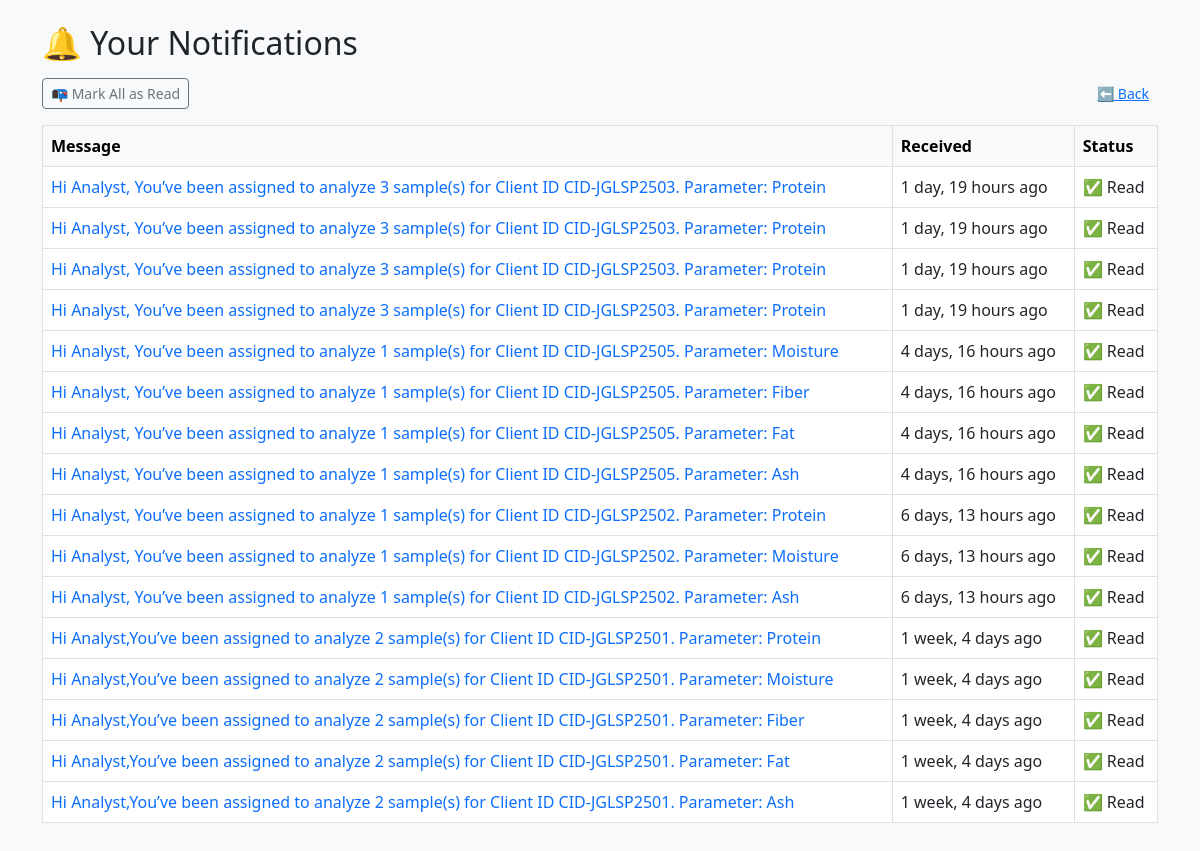
The app's page /notifications/ (signed in), older data.
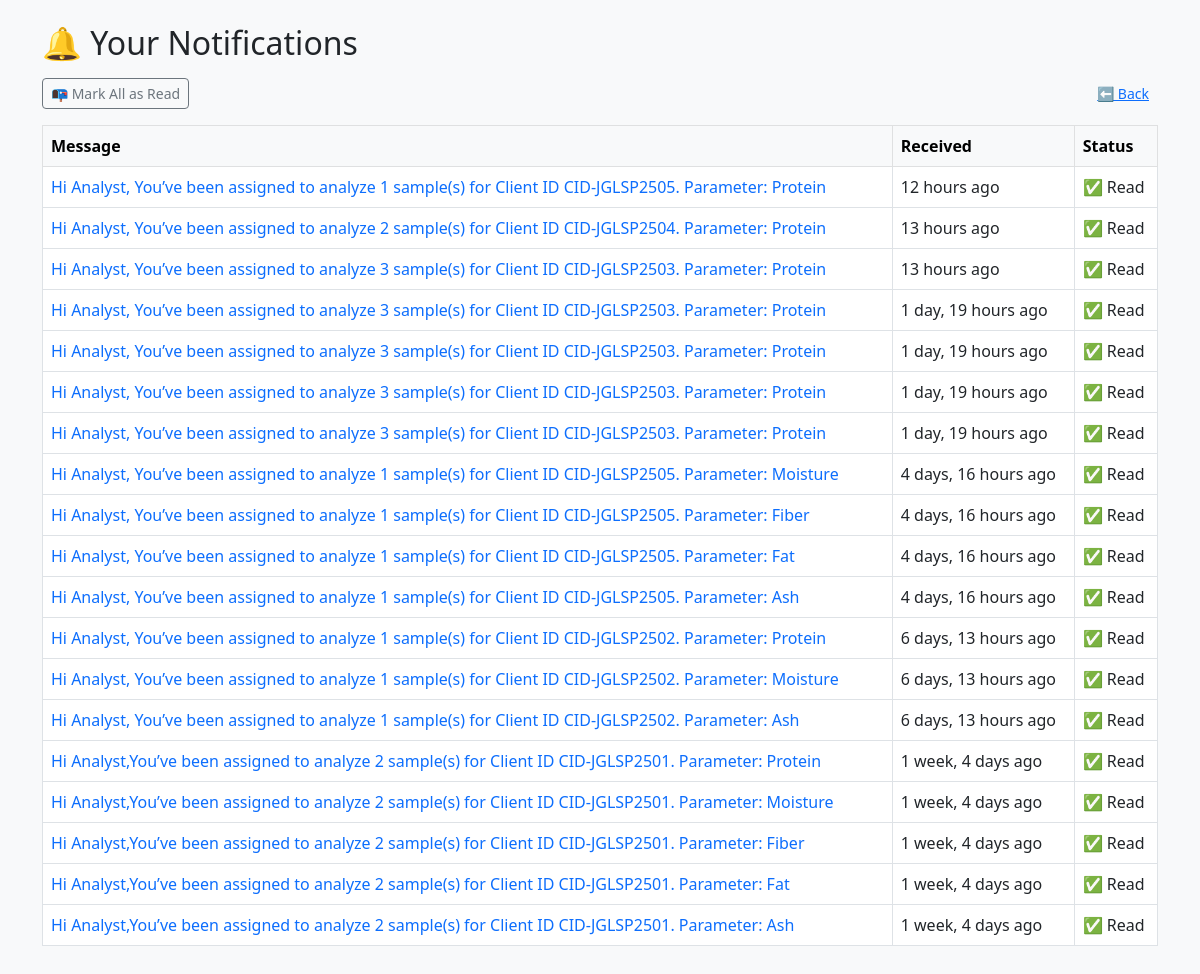
The same page, newer data.
### notifications/models.py (models this page shows, shortened)
class Notification(models.Model):
    recipient = models.ForeignKey(User, on_delete=models.CASCADE, related_name='notifications')
    message = models.TextField()
    created_at = models.DateTimeField(auto_now_add=True)
    read = models.BooleanField(default=False)

### notifications/views.py (the view)
# urls.py: path('', notification_list, name='list'),
@login_required
def notification_list(request):
    notifications = request.user.notifications.order_by('-created_at')
    notifications.filter(read=False).update(read=True)
    return render(request, 'notifications/list.html', {'notifications': notifications})

### notifications/templates/notifications/list.html (shortened to what this page needs)
{% load humanize %}
<!DOCTYPE html>
<html>
<head>
  <link rel="stylesheet" href="https://cdn.jsdelivr.net/npm/bootstrap@5.3.0/dist/css/bootstrap.min.css">
</head>
<body class="bg-light p-4">
  <div class="container">
    <h2 class="mb-3">🔔 Your Notifications</h2>
    <div class="d-flex justify-content-between align-items-center mb-3">
      <a href="{% url 'notifications:mark_all_read' %}" class="btn btn-outline-secondary btn-sm">📭 Mark All as Read</a>
      <a href="javascript:history.back()" class="btn btn-link btn-sm">⬅ Back</a>
    </div>
    {% if notifications %}
      <table class="table table-bordered table-hover bg-white">
        <thead class="table-light">
          <tr>
            <th>Message</th>
            <th>Received</th>
            <th>Status</th>
          </tr>
        </thead>
        <tbody>
          {% for note in notifications %}
            <tr class="{% if not note.read %}table-warning{% endif %}">
              <td>
                <a href="{% url 'notifications:detail' note.id %}" class="text-decoration-none">
                  {{ note.message|truncatewords:18 }}
                </a>
              </td>
              <td>{{ note.created_at|naturaltime }}</td>
              <td>
                {% if note.read %}
                  ✅ Read
                {% else %}
                  🟡 Unread
                {% endif %}
              </td>
            </tr>
          {% endfor %}
        </tbody>
      </table>
    {% else %}
      <div class="alert alert-success text-center">
        🎉 You're all caught up — no new notifications!
      </div>
    {% endif %}
  </div>
</body>
</html>

Row changes from the older to the newer data that the page shows:
added Notification: message "Hi Analyst, You’ve been assigned to analyze 1 sample(s) for Client ID CID-JGLSP2505. Parameter: Protein", created_at "12 hours ago", read "✅ Read"
added Notification: message "Hi Analyst, You’ve been assigned to analyze 2 sample(s) for Client ID CID-JGLSP2504. Parameter: Protein", created_at "13 hours ago", read "✅ Read"
added Notification: message "Hi Analyst, You’ve been assigned to analyze 3 sample(s) for Client ID CID-JGLSP2503. Parameter: Protein", created_at "13 hours ago", read "✅ Read"
